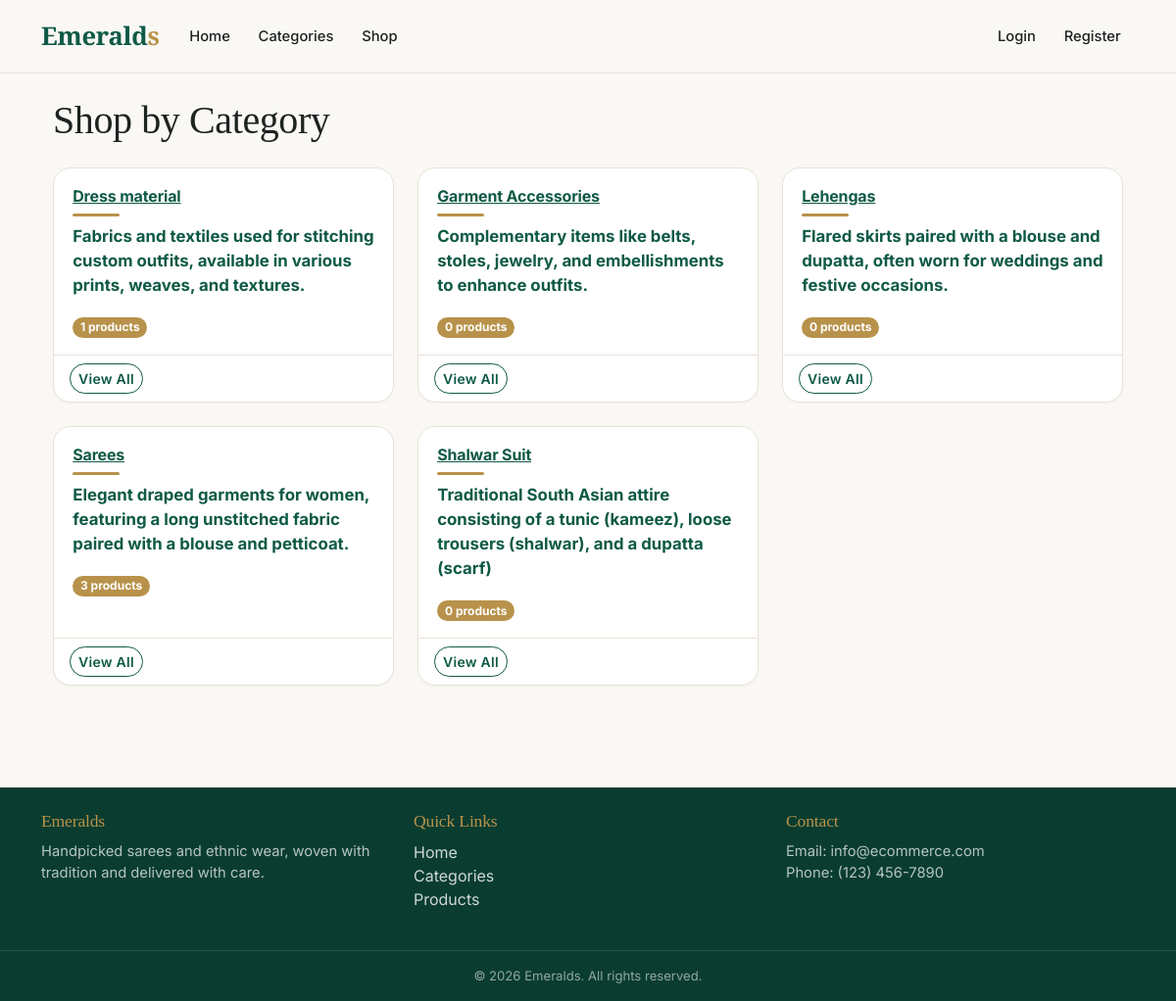
/categories.php, run on the app's committed database.
### tables this page shows
CREATE TABLE `category` (
  `categoryID` int(11) NOT NULL,
  `Description` text DEFAULT NULL,
  `displayOrder` int(11) DEFAULT NULL,
  `categoryname` varchar(50) NOT NULL
);

### categories.php (the view, shortened to what this page needs)
<?php
require_once 'includes/db_connect.php';
require_once 'includes/header.php';
$categories = $pdo->query("
    SELECT c.*, COUNT(p.productID) as product_count
    FROM category c
    LEFT JOIN product p ON c.categoryID = p.categoryID AND p.quantityINstock > 0
    GROUP BY c.categoryID
    ORDER BY c.displayOrder, c.categoryname
")->fetchAll(PDO::FETCH_ASSOC);
?>
<!DOCTYPE html>
<html lang="en">
<head>
</head>
<body>
    <div class="container">
        <h1 class="my-4">Shop by Category</h1>
        <?php if (empty($categories)): ?>
            <div class="alert alert-info">No categories found.</div>
        <?php else: ?>
            <div class="row">
                <?php foreach ($categories as $category): ?>
                    <div class="col-md-4 mb-4">
                        <div class="card h-100">
                            <div class="card-body">
                                <h2 class="card-title">
                                    <a href="./category.php?id=<?php echo $category['categoryID']; ?>" class="text-danger">
                                        <?php echo htmlspecialchars($category['categoryname']); ?>
                                    </a>
                                </h2>
                                <p class="card-text"><?php echo htmlspecialchars($category['Description']); ?></p>
                                <span class="badge bg-danger">
                                    <?php echo $category['product_count']; ?> products
                                </span>
                            </div>
                            <div class="card-footer bg-transparent">
                                <a href="./category.php?id=<?php echo $category['categoryID']; ?>"
                                    class="btn btn-sm btn-outline-danger">
                                    View All
                                </a>
                            </div>
                        </div>
                    </div>
                <?php endforeach; ?>
            </div>
        <?php endif; ?>
    </div>
    <?php require_once 'includes/footer.php'; ?>

### assets/css/style.css (style rules this page uses)
:root { --em:#0f5a46; --em-dark:#0a3d30; --em-soft:#e7f1ed; --gold:#b8924a; --ink:#1d2321; --muted:#6b7570; --bg:#faf8f4; --line:#e8e3d9; --bs-body-font-family:'Inter',system-ui,sans-serif; --bs-body-color:var(--ink); }
body { font-family:'Inter',system-ui,sans-serif;background:var(--bg);color:var(--ink);-webkit-font-smoothing:antialiased }
h1,h2,h3,h4,h5,.navbar-brand { font-family:'Playfair Display',Georgia,serif;letter-spacing:-.01em }
h2 { font-weight:600;position:relative;padding-bottom:.6rem }
h2::after { content:"";position:absolute;left:0;bottom:0;width:48px;height:3px;background:var(--gold);border-radius:2px }
a { color:var(--em) }
.badge.bg-danger { background:var(--gold)!important;border-radius:20px }
.btn { border-radius:999px;font-weight:600;letter-spacing:.02em;transition:all .25s }
.btn-outline-danger { color:var(--em);border-color:var(--em) }
.text-danger { color:var(--em)!important }
.card { border:1px solid var(--line);border-radius:18px;background:#fff;overflow:hidden;box-shadow:0 1px 3px rgba(0,0,0,.03);transition:transform .35s,box-shadow .35s }
.card-body { padding:1.1rem 1.2rem }
.card-title { font-family:'Inter',sans-serif;font-size:.98rem;font-weight:600;line-height:1.35 }
.card-text { color:var(--em);font-weight:700;font-size:1.05rem }
.card-footer { border-top:1px solid var(--line)!important;background:transparent!important }

### categories.php (style rules this page uses)
* { text-decoration: none; }
.card-title { font-size: 16px; text-decoration: none; font-weight: bold; }

### data on the page
category: categoryname "Dress material", Description "Fabrics and textiles used for stitching custom outfits, available in various prints, weaves, and textures.", product_count "1"
category: categoryname "Garment Accessories", Description "Complementary items like belts, stoles, jewelry, and embellishments to enhance outfits.", product_count "0"
category: categoryname "Lehengas", Description "Flared skirts paired with a blouse and dupatta, often worn for weddings and festive occasions.", product_count "0"
category: categoryname "Sarees", Description "Elegant draped garments for women, featuring a long unstitched fabric paired with a blouse and petticoat.", product_count "3"
category: categoryname "Shalwar Suit", Description "Traditional South Asian attire consisting of a tunic (kameez), loose trousers (shalwar), and a dupatta (scarf)", product_count "0"
